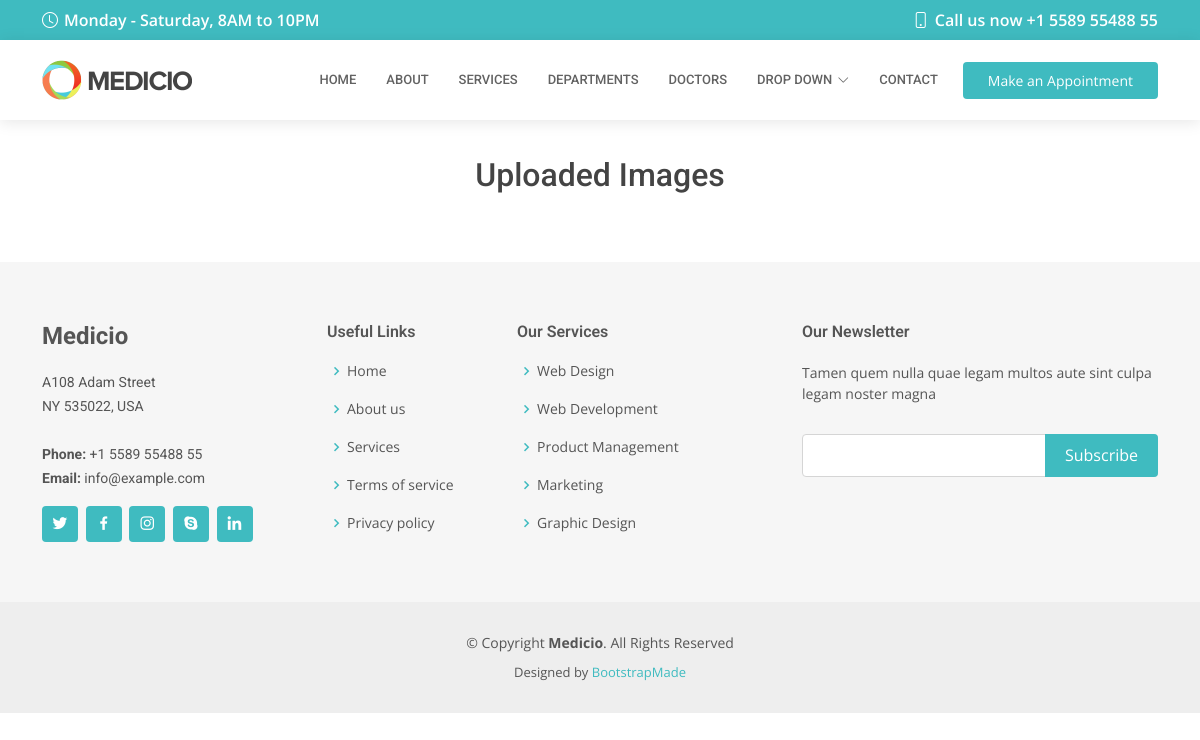
Page /showimage/ on the earlier database version.
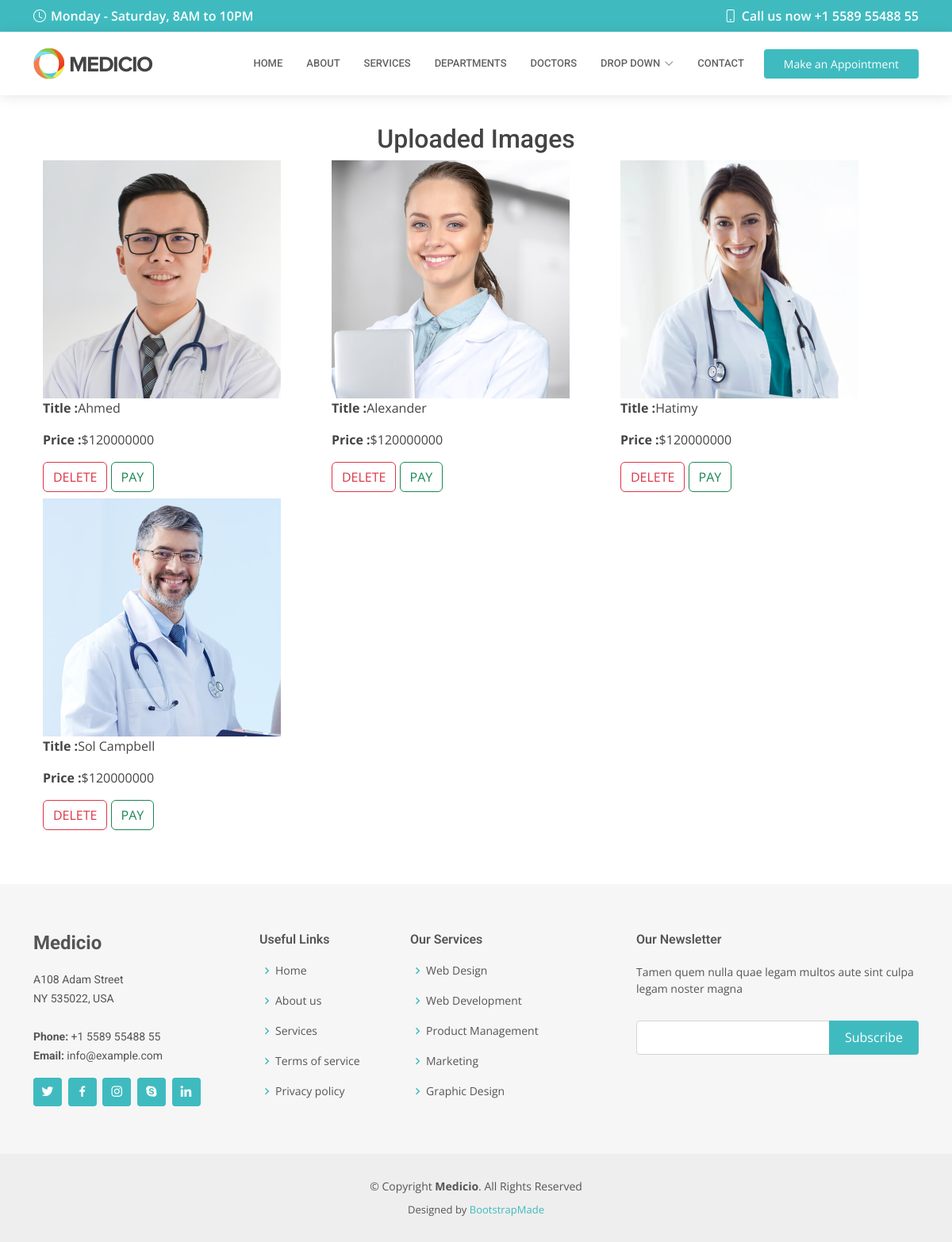
Same page on the later database version.
### KHospitalApp/models.py (models this page shows, shortened)
class ImageModel(models.Model):
    image = models.ImageField(upload_to='images/')
    title = models.CharField(max_length=50)
    price = models.CharField(max_length=50)

### KHospitalApp/views.py (the view)
# urls.py: path('showimage/', views.show_image, name='image'),
def show_image(request):
    images = ImageModel.objects.all()
    return render(request, 'show_image.html', {'images': images})

### templates/show_image.html
{% extends 'inner-page.html' %}
{% load static %}
{% block body %}
    <br><br><br><br>
      <h2 class="text-center">Uploaded Images</h2>
       <div class="container">
          <div style="display: flex;
          justify-content:space-between;
          flex-wrap: wrap">
               {% for image in images %}
              <div class="col mb-2">
                  <img src="{{ image.image.url }}" alt="Uploaded Image" style="width: 300px;height:300px"> <br>
                  <p><strong>Title :</strong>{{ image.title }}</p>
                  <p><strong>Price :</strong>{{ image.price }}</p>
                  <a href="/imagedelete/{{ image.id }}" class="btn btn-outline-danger">DELETE</a>
                  <a href="" class="btn btn-outline-success">PAY</a><br>
              </div>
           {% endfor %}
          </div>
       </div>
{% endblock %}

### templates/inner-page.html (shortened to what this page needs)
<!DOCTYPE html>
<html lang="en">
<head>
{% load static %}
  <link href="{% static 'assets/vendor/fontawesome-free/css/all.min.css' %}" rel="stylesheet">
  <link href="{% static 'assets/vendor/animate.css/animate.min.css' %}" rel="stylesheet">
  <link href="{% static 'assets/vendor/aos/aos.css' %}" rel="stylesheet">
  <link href="{% static 'assets/vendor/bootstrap/css/bootstrap.min.css' %}" rel="stylesheet">
  <link href="{% static 'assets/vendor/bootstrap-icons/bootstrap-icons.css' %}" rel="stylesheet">
  <link href="{% static 'assets/vendor/boxicons/css/boxicons.min.css' %}" rel="stylesheet">
  <link href="{% static 'assets/vendor/glightbox/css/glightbox.min.css' %}" rel="stylesheet">
  <link href="{% static 'assets/vendor/swiper/swiper-bundle.min.css' %}" rel="stylesheet">
  <link href="{% static 'assets/css/style.css' %}" rel="stylesheet">
</head>
<body>
  <div id="topbar" class="d-flex align-items-center fixed-top">
    <div class="container d-flex align-items-center justify-content-center justify-content-md-between">
      <div class="align-items-center d-none d-md-flex">
        <i class="bi bi-clock"></i> Monday - Saturday, 8AM to 10PM
      </div>
      <div class="d-flex align-items-center">
        <i class="bi bi-phone"></i> Call us now +1 5589 55488 55
      </div>
    </div>
  </div>
  <header id="header" class="fixed-top">
    <div class="container d-flex align-items-center">
      <a href="index.html" class="logo me-auto"><img src="{% static 'assets/img/logo.png' %}" alt=""></a>
      <nav id="navbar" class="navbar order-last order-lg-0">
        <ul>
          <li><a class="nav-link scrollto " href="{% url 'index' %}">Home</a></li>
          <li><a class="nav-link scrollto" href="{% url 'about' %}">About</a></li>
          <li><a class="nav-link scrollto" href="#services">Services</a></li>
          <li><a class="nav-link scrollto" href="{% url 'departments' %}">Departments</a></li>
          <li><a class="nav-link scrollto" href="{% url 'doctors' %}">Doctors</a></li>
          <li class="dropdown"><a href="#"><span>Drop Down</span> <i class="bi bi-chevron-down"></i></a>
          </li>
          <li><a class="nav-link scrollto" href="#contact">Contact</a></li>
        </ul>
      </nav>
      <a href="#appointment" class="appointment-btn scrollto"><span class="d-none d-md-inline">Make an</span> Appointment</a>
    </div>
  </header>
  <main id="main">
    <section class="inner-page">
      <div class="container">
        {% block body %}
        {% endblock %}
      </div>
    </section>
  </main>
  <footer id="footer">
    <div class="footer-top">
      <div class="container">
        <div class="row">
          <div class="col-lg-3 col-md-6">
            <div class="footer-info">
              <h3>Medicio</h3>
              <p>
                A108 Adam Street <br>
                NY 535022, USA<br><br>
                <strong>Phone:</strong> +1 5589 55488 55<br>
                <strong>Email:</strong> info@example.com<br>
              </p>
              <div class="social-links mt-3">
                <a href="#" class="twitter"><i class="bx bxl-twitter"></i></a>
                <a href="#" class="facebook"><i class="bx bxl-facebook"></i></a>
                <a href="#" class="instagram"><i class="bx bxl-instagram"></i></a>
                <a href="#" class="google-plus"><i class="bx bxl-skype"></i></a>
                <a href="#" class="linkedin"><i class="bx bxl-linkedin"></i></a>
              </div>
            </div>
          </div>
          <div class="col-lg-2 col-md-6 footer-links">
            <h4>Useful Links</h4>
            <ul>
              <li><i class="bx bx-chevron-right"></i> <a href="#">Home</a></li>
              <li><i class="bx bx-chevron-right"></i> <a href="#">About us</a></li>
              <li><i class="bx bx-chevron-right"></i> <a href="#">Services</a></li>
              <li><i class="bx bx-chevron-right"></i> <a href="#">Terms of service</a></li>
              <li><i class="bx bx-chevron-right"></i> <a href="#">Privacy policy</a></li>
            </ul>
          </div>
          <div class="col-lg-3 col-md-6 footer-links">
            <h4>Our Services</h4>
            <ul>
              <li><i class="bx bx-chevron-right"></i> <a href="#">Web Design</a></li>
              <li><i class="bx bx-chevron-right"></i> <a href="#">Web Development</a></li>
              <li><i class="bx bx-chevron-right"></i> <a href="#">Product Management</a></li>
              <li><i class="bx bx-chevron-right"></i> <a href="#">Marketing</a></li>
              <li><i class="bx bx-chevron-right"></i> <a href="#">Graphic Design</a></li>
            </ul>
          </div>
          <div class="col-lg-4 col-md-6 footer-newsletter">
            <h4>Our Newsletter</h4>
            <p>Tamen quem nulla quae legam multos aute sint culpa legam noster magna</p>
            <form action="" method="post">
              <input type="email" name="email"><input type="submit" value="Subscribe">
            </form>
          </div>
        </div>
      </div>
    </div>
    <div class="container">
      <div class="copyright">
        &copy; Copyright <strong><span>Medicio</span></strong>. All Rights Reserved
      </div>
      <div class="credits">
        Designed by <a href="https://bootstrapmade.com/">BootstrapMade</a>
      </div>
    </div>
  </footer>
  {% load static %}
</body>
</html>

### static/assets/css/style.css (style rules this page uses)
body { font-family: "Open Sans", sans-serif; color: #444444; }
a { color: #3fbbc0; text-decoration: none; }
h1, h2, h3, h4, h5, h6 { font-family: "Roboto", sans-serif; }
#topbar { background: #3fbbc0; color: #fff; height: 40px; font-size: 16px; font-weight: 600; z-index: 996; transition: all 0.5s; }
#topbar i { padding-right: 6px; line-height: 0; }
#header { background: #fff; transition: all 0.5s; z-index: 997; padding: 20px 0; top: 40px; box-shadow: 0px 2px 15px rgba(0, 0, 0, 0.1); }
#header .logo { font-size: 28px; margin: 0; padding: 0; line-height: 1; font-weight: 600; letter-spacing: 0.5px; text-transform: uppercase; }
#header .logo img { max-height: 40px; }
.appointment-btn { margin-left: 25px; background: #3fbbc0; color: #fff; border-radius: 4px; padding: 8px 25px; white-space: nowrap; transition: 0.3s; font-size: 14px; display: inline-block; }
.navbar { padding: 0; }
.navbar ul { margin: 0; padding: 0; display: flex; list-style: none; align-items: center; }
.navbar li { position: relative; }
.navbar a, .navbar a:focus { display: flex; align-items: center; justify-content: space-between; padding: 10px 0 10px 30px; font-family: "Roboto", sans-serif; font-size: 13px; color: #626262; white-space: nowrap; transition: 0.3s; text-transform: uppercase; font-weight: 500; }
.navbar a i, .navbar a:focus i { font-size: 12px; line-height: 0; margin-left: 5px; }
section { padding: 60px 0; overflow: hidden; }
#footer { background: #eeeeee; padding: 0 0 30px 0; color: #555555; font-size: 14px; }
#footer .footer-top { background: #f6f6f6; padding: 60px 0 30px 0; }
#footer .footer-top .footer-info { margin-bottom: 30px; }
#footer .footer-top .footer-info h3 { font-size: 24px; margin: 0 0 20px 0; padding: 2px 0 2px 0; line-height: 1; font-weight: 700; }
#footer .footer-top .footer-info p { font-size: 14px; line-height: 24px; margin-bottom: 0; font-family: "Roboto", sans-serif; }
#footer .footer-top .social-links a { font-size: 18px; display: inline-block; background: #3fbbc0; color: #fff; line-height: 1; padding: 8px 0; margin-right: 4px; border-radius: 4px; text-align: center; width: 36px; height: 36px; transition: 0.3s; }
#footer .footer-top h4 { font-size: 16px; font-weight: 600; position: relative; padding-bottom: 12px; }
#footer .footer-top .footer-links { margin-bottom: 30px; }
#footer .footer-top .footer-links ul { list-style: none; padding: 0; margin: 0; }
#footer .footer-top .footer-links ul i { padding-right: 2px; color: #3fbbc0; font-size: 18px; line-height: 1; }
#footer .footer-top .footer-links ul li { padding: 10px 0; display: flex; align-items: center; }
#footer .footer-top .footer-links ul li:first-child { padding-top: 0; }
#footer .footer-top .footer-links ul a { color: #555555; transition: 0.3s; display: inline-block; line-height: 1; }
#footer .footer-top .footer-newsletter form { margin-top: 30px; background: #fff; padding: 6px 10px; position: relative; border: 1px solid #d5d5d5; border-radius: 4px; }
#footer .footer-top .footer-newsletter form input[type=email] { border: 0; padding: 4px; width: calc(100% - 110px); }
#footer .footer-top .footer-newsletter form input[type=submit] { position: absolute; top: -1px; right: -1px; bottom: -1px; border: 0; background: none; font-size: 16px; padding: 0 20px; background: #3fbbc0; color: #fff; transition: 0.3s; border-radius: 0 4px 4px 0; }
#footer .copyright { text-align: center; padding-top: 30px; }
#footer .credits { padding-top: 10px; text-align: center; font-size: 13px; }

Differences in the rows shown:
added ImageModel: image (picture), title "Ahmed", price "$120000000"
added ImageModel: image (picture), title "Alexander", price "$120000000"
added ImageModel: image (picture), title "Hatimy", price "$120000000"
added ImageModel: image (picture), title "Sol Campbell", price "$120000000"
